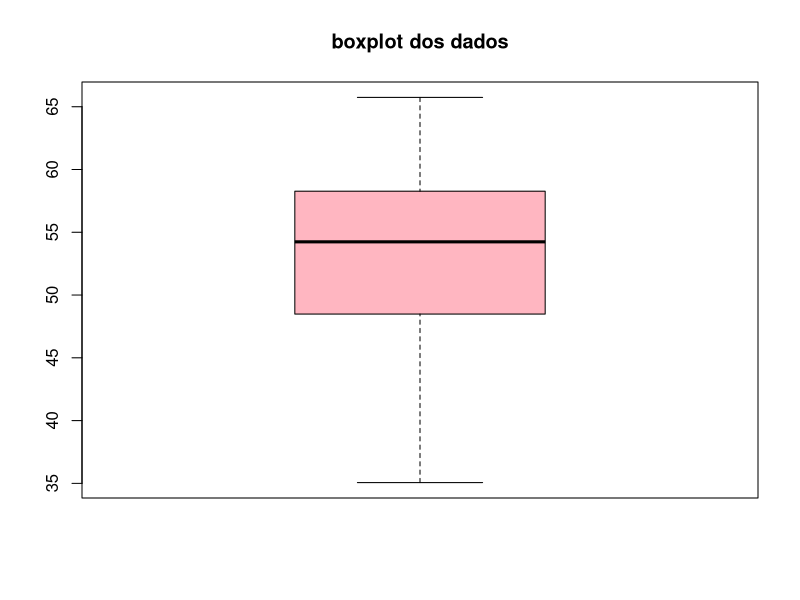

Here is the R script that generated this plot:
dados <- rnorm(15, mean = 50, sd= 10)
print(dados)

print(summary(dados))

boxplot(dados, main = "boxplot dos dados", col = "lightpink")
